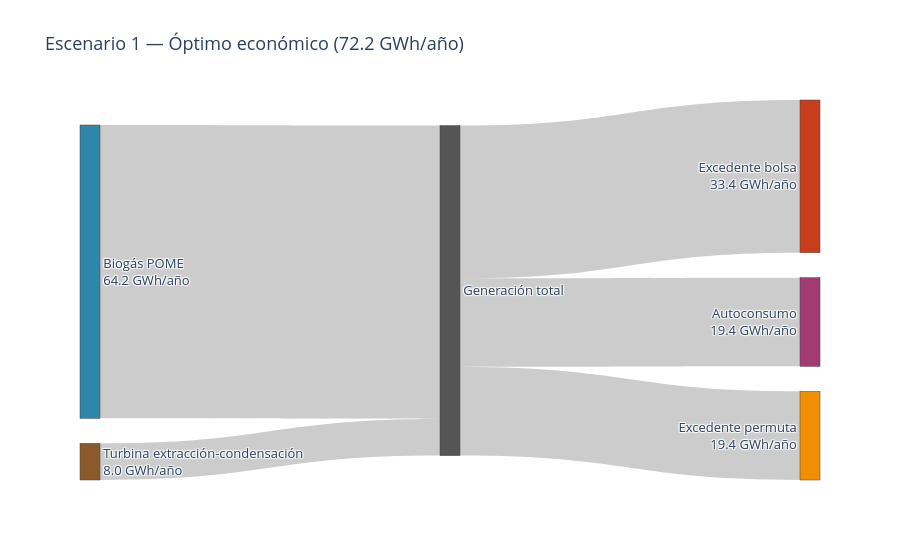
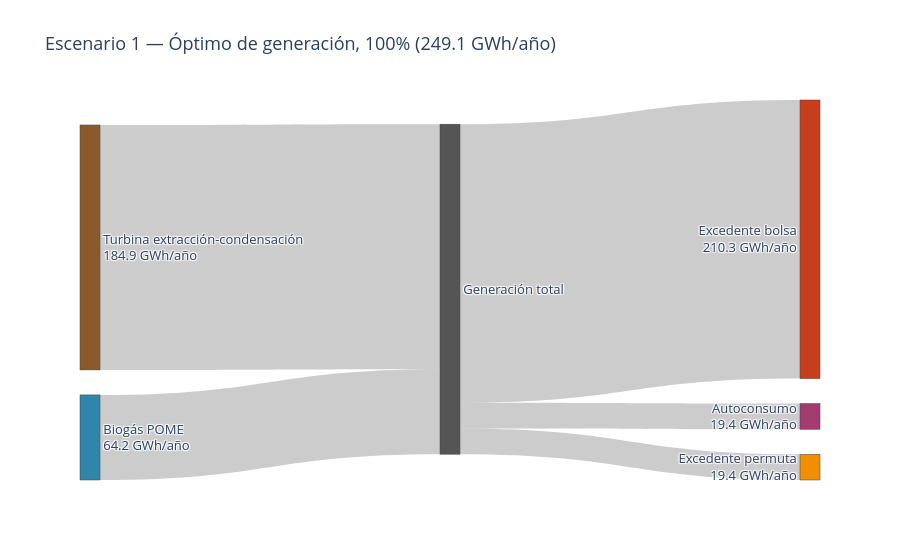

The cell these charts' notebook holds for them, in order:
### Code cell
# ==========================================================
# Sección 20 - Ajuste: misma anotación de valores numéricos para 
# Escenario 1 (consistencia de estilo entre ambas figuras del artículo).
# ==========================================================
def construir_sankey_esc1_anotado(m, titulo, nombre_archivo):
    turbina_kWh = sum(pyo.value(m.potencia_turbina_kW[p]) * horas_operacion_anual[p] for p in plantas) / 1e6
    biogas_kWh = sum(pyo.value(m.potencia_biogas_kW[p]) * horas_operacion_anual[p] for p in plantas) / 1e6
    autoconsumo_kWh = sum(pyo.value(m.autoconsumo_kW[p]) * horas_operacion_anual[p] for p in plantas) / 1e6
    permuta_kWh = sum(pyo.value(m.excedente_permuta_kW[p]) * horas_operacion_anual[p] for p in plantas) / 1e6
    bolsa_kWh = sum(pyo.value(m.excedente_bolsa_kW[p]) * horas_operacion_anual[p] for p in plantas) / 1e6

    labels = [
        f"Turbina extracción-condensación<br>{turbina_kWh:.1f} GWh/año",
        f"Biogás POME<br>{biogas_kWh:.1f} GWh/año",
        "Generación total",
        f"Autoconsumo<br>{autoconsumo_kWh:.1f} GWh/año",
        f"Excedente permuta<br>{permuta_kWh:.1f} GWh/año",
        f"Excedente bolsa<br>{bolsa_kWh:.1f} GWh/año",
    ]
    source = [0, 1, 2, 2, 2]
    target = [2, 2, 3, 4, 5]
    value = [turbina_kWh, biogas_kWh, autoconsumo_kWh, permuta_kWh, bolsa_kWh]

    fig = go.Figure(data=[go.Sankey(
        node=dict(pad=25, thickness=20, label=labels,
                   color=["#8B5A2B", "#2E86AB", "#555555", "#A23B72", "#F18F01", "#C73E1D"]),
        link=dict(source=source, target=target, value=value)
    )])
    fig.update_layout(title_text=titulo, font_size=13)
    fig.write_html(nombre_archivo + ".html")
    fig.write_image(nombre_archivo + ".png", scale=2)
    fig.show()
    return {"turbina_GWh": turbina_kWh, "biogas_GWh": biogas_kWh}

r_eco_e1 = construir_sankey_esc1_anotado(m1, "Escenario 1 — Óptimo económico (72.2 GWh/año)", "sankey_esc1_optimo_economico_v2")
r_gen_e1 = construir_sankey_esc1_anotado(m2, "Escenario 1 — Óptimo de generación, 100% (249.1 GWh/año)", "sankey_esc1_optimo_generacion_v2")

print(f"\nCambio en turbina: {r_eco_e1['turbina_GWh']:.2f} -> {r_gen_e1['turbina_GWh']:.2f} GWh/año "
      f"({(r_gen_e1['turbina_GWh']/r_eco_e1['turbina_GWh']-1)*100:+.0f}%)")
print(f"Cambio en biogás:  {r_eco_e1['biogas_GWh']:.2f} -> {r_gen_e1['biogas_GWh']:.2f} GWh/año "
      f"({(r_gen_e1['biogas_GWh']/r_eco_e1['biogas_GWh']-1)*100:+.1f}%)")

### Figure 1 — Plotly figure (JSON) as saved in the notebook; plotly's stock layout.template omitted (floating-point values rounded to 4 significant figures)
{"data": [{"link": {"source": [0, 1, 2, 2, 2], "target": [2, 2, 3, 4, 5], "value": [8.026, 64.22, 19.41, 19.41, 33.43]}, "node": {"color": ["#8B5A2B", "#2E86AB", "#555555", "#A23B72", "#F18F01", "#C73E1D"], "label": ["Turbina extracción-condensación<br>8.0 GWh/año", "Biogás POME<br>64.2 GWh/año", "Generación total", "Autoconsumo<br>19.4 GWh/año", "Excedente permuta<br>19.4 GWh/año", "Excedente bolsa<br>33.4 GWh/año"], "pad": 25, "thickness": 20}, "type": "sankey"}], "layout": {"font": {"size": 13}, "title": {"text": "Escenario 1 — Óptimo económico (72.2 GWh/año)"}}}

### Figure 2 — Plotly figure (JSON) as saved in the notebook; plotly's stock layout.template omitted (floating-point values rounded to 4 significant figures)
{"data": [{"link": {"source": [0, 1, 2, 2, 2], "target": [2, 2, 3, 4, 5], "value": [184.9, 64.22, 19.41, 19.41, 210.3]}, "node": {"color": ["#8B5A2B", "#2E86AB", "#555555", "#A23B72", "#F18F01", "#C73E1D"], "label": ["Turbina extracción-condensación<br>184.9 GWh/año", "Biogás POME<br>64.2 GWh/año", "Generación total", "Autoconsumo<br>19.4 GWh/año", "Excedente permuta<br>19.4 GWh/año", "Excedente bolsa<br>210.3 GWh/año"], "pad": 25, "thickness": 20}, "type": "sankey"}], "layout": {"font": {"size": 13}, "title": {"text": "Escenario 1 — Óptimo de generación, 100% (249.1 GWh/año)"}}}
